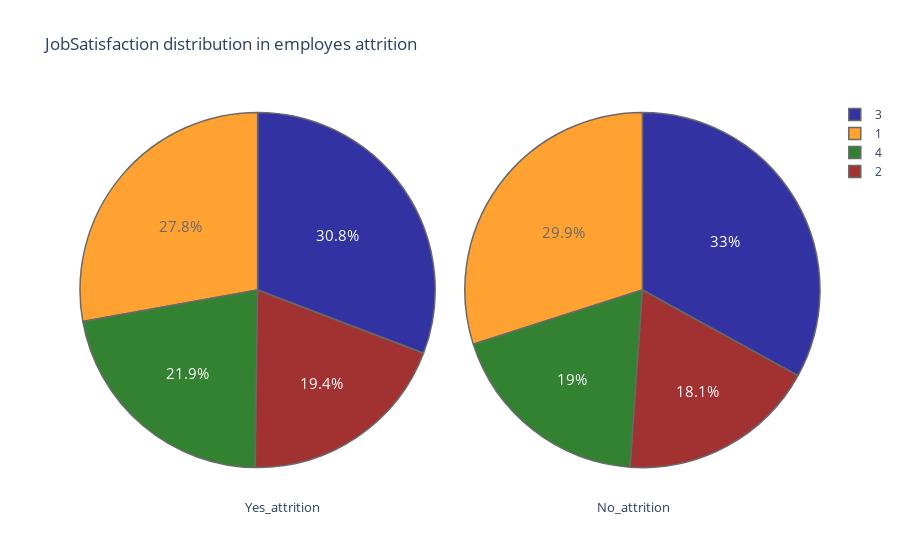

The notebook cell this image was saved under:
### Code cell
plot("JobSatisfaction")

### Figure 1 — Plotly figure (JSON) as saved in the notebook; plotly's stock layout.template omitted (floating-point values rounded to 4 significant figures)
{"data": [{"domain": {"x": [0, 0.48]}, "hoverinfo": "label+percent+name", "labels": [3, 1, 4, 2], "marker": {"colors": ["darkblue", "darkorange", "darkgreen", "darkred", "lightgrey", "orange", "white", "lightpink"], "line": {"width": 1.5}}, "name": "attrition employes", "opacity": 0.8, "textfont": {"size": 15}, "type": "pie", "values": [73, 66, 52, 46]}, {"domain": {"x": [0.52, 1]}, "hoverinfo": "label+percent+name", "labels": [4, 3, 2, 1], "marker": {"colors": ["darkblue", "darkorange", "darkgreen", "darkred", "lightgrey", "orange", "white", "lightpink"], "line": {"width": 1.5}}, "name": "Non attrition employes", "opacity": 0.8, "textfont": {"size": 15}, "type": "pie", "values": [407, 369, 234, 223]}], "layout": {"annotations": [{"font": {"size": 13}, "showarrow": false, "text": "Yes_attrition", "x": 0.22, "y": -0.1}, {"font": {"size": 13}, "showarrow": false, "text": "No_attrition", "x": 0.8, "y": -0.1}], "title": {"text": "JobSatisfaction distribution in employes attrition "}}}
